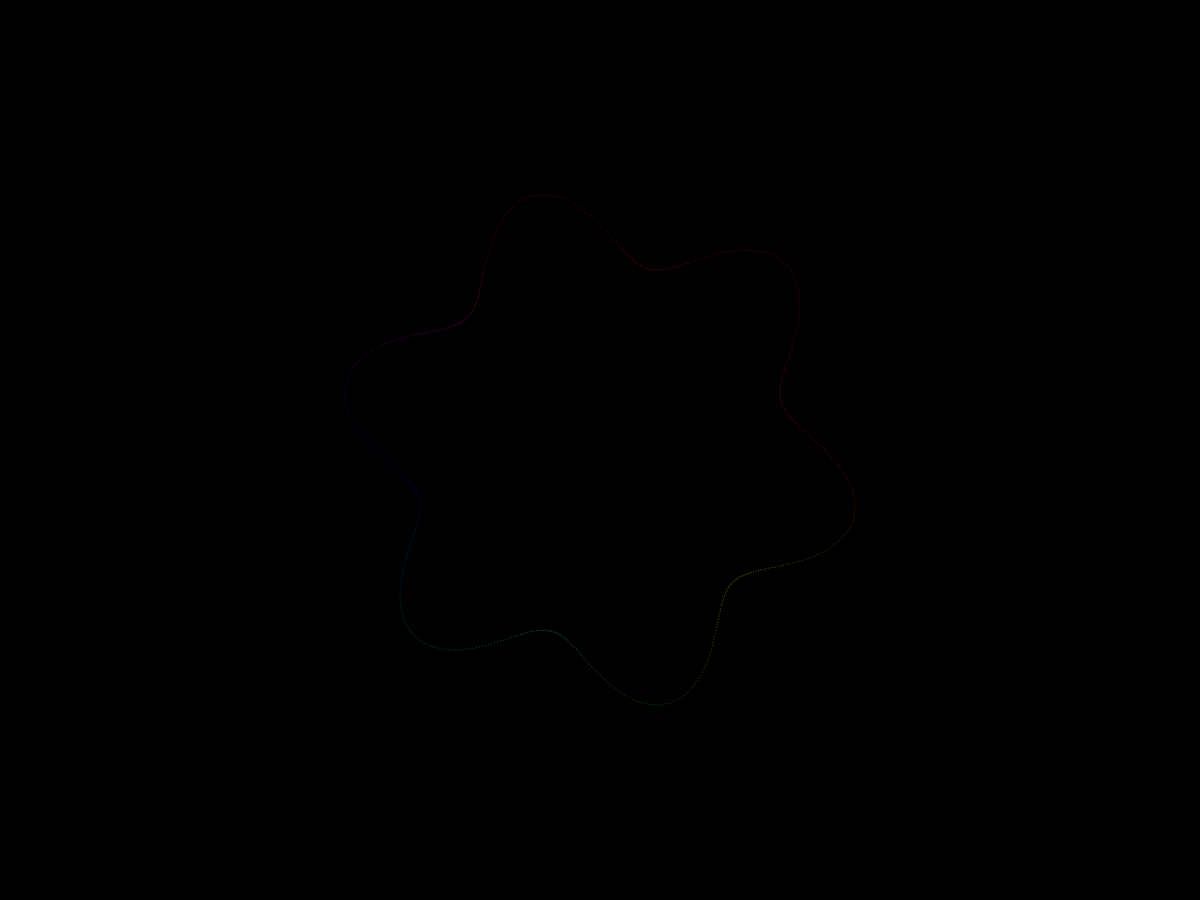
Frame 1 (no input)
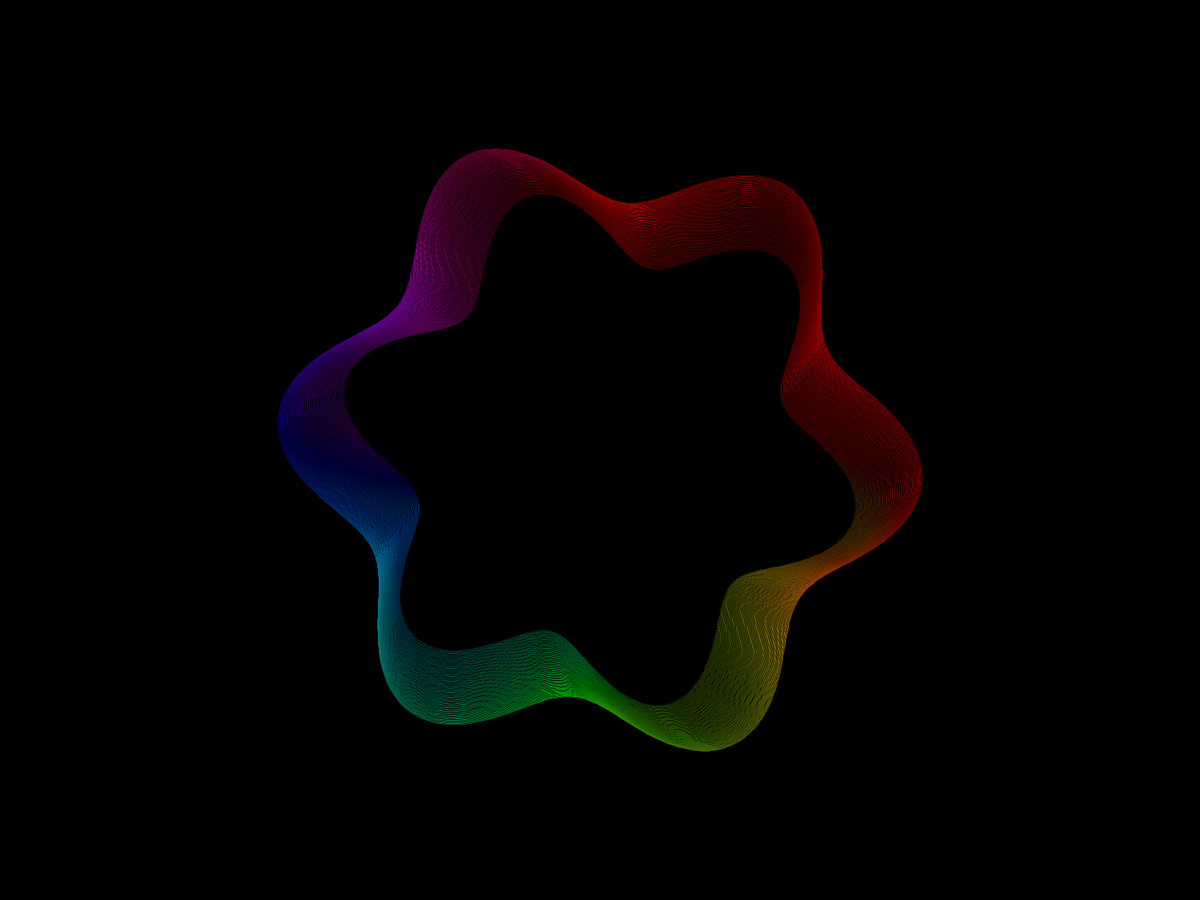
Frame 60 (the mouse pressed at the canvas centre just before this capture)
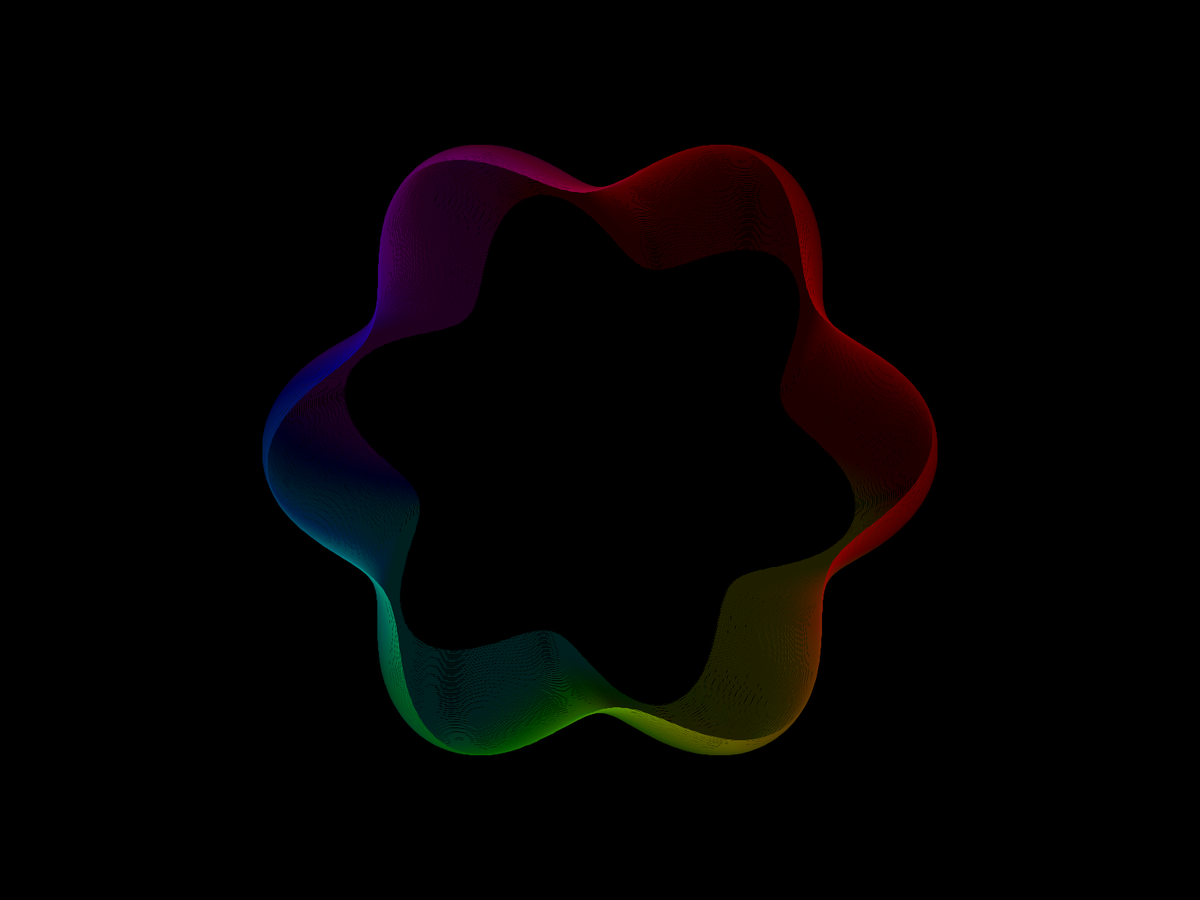
Frame 120 (the mouse held since frame 60 and released just before this capture)

The Processing sketch that drew these frames (run headless with seeded random() and noise(); from frame 60 on, the mouse is pressed at the canvas centre):

// Processing sketch: PolarWobble
// ── PolarWobble.pde
float rPhiToX(float r, float phi) {
  return r*cos(phi);
}
float rPhiToY(float r, float phi) {
  return r*sin(phi);
}

float r;
float phi = 0;

float cX;
float cY;

float tempX, tempY;
float oTempX, oTempY;

float t = 0;
float speed = 0.004;

PVector offset;

float mn = -600;
float mx = 700;

void setup() {
  fullScreen();
  background(0);
  stroke(255);
  strokeWeight(1);
  colorMode(HSB);
  noCursor();
  cX = width/2;
  cY = height/2;

  offset = new PVector(random(99, 9999), random(99, 9999));

  noiseDetail(2);
}


void draw() {
  //background(0,0,0,2);
  fill(0, 0, 0, 4);
  noStroke();
  rect(0, 0, width, height);

  //fill(0,255,60);
  //beginShape();
  for (phi = t; phi<TWO_PI+t; phi += 0.01) {

    r = 300 + 50*sin(4*t+6*phi) +  100*sin(4*t);
    float f = 1.5;
    //r = map(noise(cos(phi + t)*f + offset.x, sin(phi + t)*f + offset.y, t), 0, 1, mn, mx);
    tempX = cX+rPhiToX(r, phi*1);
    tempY = cY+rPhiToY(r, phi*1);
    if (t == 0) {
      oTempX = tempX;
      oTempY = tempY;
    }
    stroke((phi-t)*360/(TWO_PI), 255, 255-r/2+60);
    line(tempX, tempY, oTempX, oTempY);
    //vertex(tempX, tempY);

    oTempX = tempX;
    oTempY = tempY;
  }
  //endShape(CLOSE);

  t+=speed;
}
